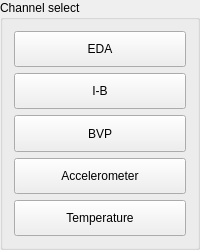
        <widget class="QGroupBox" name="groupBox_11">
         <property name="minimumSize">
          <size>
           <width>161</width>
           <height>250</height>
          </size>
         </property>
         <property name="title">
          <string>Channel select</string>
         </property>
         <layout class="QGridLayout" name="gridLayout_5">
          <item row="0" column="0">
           <layout class="QVBoxLayout" name="verticalLayout">
            <item>
             <widget class="QPushButton" name="eda_button">
              <property name="sizePolicy">
               <sizepolicy hsizetype="Minimum" vsizetype="Preferred">
                <horstretch>0</horstretch>
                <verstretch>0</verstretch>
               </sizepolicy>
              </property>
              <property name="text">
               <string>EDA</string>
              </property>
             </widget>
            </item>
            <item>
             <widget class="QPushButton" name="ibi_button">
              <property name="sizePolicy">
               <sizepolicy hsizetype="Minimum" vsizetype="Preferred">
                <horstretch>0</horstretch>
                <verstretch>0</verstretch>
               </sizepolicy>
              </property>
              <property name="text">
               <string>I-B</string>
              </property>
             </widget>
            </item>
            <item>
             <widget class="QPushButton" name="bvp_button">
              <property name="sizePolicy">
               <sizepolicy hsizetype="Minimum" vsizetype="Preferred">
                <horstretch>0</horstretch>
                <verstretch>0</verstretch>
               </sizepolicy>
              </property>
              <property name="text">
               <string>BVP</string>
              </property>
             </widget>
            </item>
            <item>
             <widget class="QPushButton" name="acc_button">
              <property name="sizePolicy">
               <sizepolicy hsizetype="Minimum" vsizetype="Preferred">
                <horstretch>0</horstretch>
                <verstretch>0</verstretch>
               </sizepolicy>
              </property>
              <property name="text">
               <string>Accelerometer</string>
              </property>
             </widget>
            </item>
            <item>
             <widget class="QPushButton" name="tmp_button">
              <property name="sizePolicy">
               <sizepolicy hsizetype="Minimum" vsizetype="Preferred">
                <horstretch>0</horstretch>
                <verstretch>0</verstretch>
               </sizepolicy>
              </property>
              <property name="text">
               <string>Temperature</string>
              </property>
             </widget>
            </item>
           </layout>
          </item>
         </layout>
        </widget>
